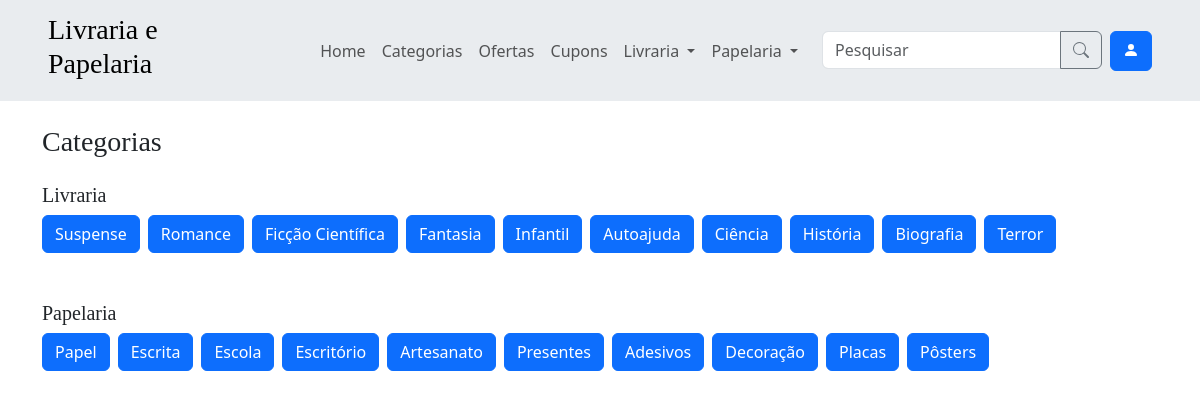
Page /categorias/ on the committed database.
### app/models.py (models this page shows, shortened)
class Categoria(models.Model):
    class TipoChoices(models.TextChoices):
        LIVRARIA = 'LIVRARIA', 'Livraria'
        PAPELARIA = 'PAPELARIA', 'Papelaria'
    nome = models.CharField(max_length=50)
    produtos = models.ManyToManyField(Produto)
    tipo = models.CharField(
        max_length=15,
        choices=TipoChoices.choices,
        null=True,
    )
    class Meta:
        verbose_name = verbose_name_plural = 'Categoria'

### app/views.py (the view)
# urls.py: path('categorias/', views.categorias, name='categorias'),
@user_passes_test(usuario_comum)
def categorias(request):
    return render(request, 'categorias.html')

### app/context_processors.py (called while the page is built)
def categorias_processor(request):
    categorias = Categoria.objects.all()
    categorias_livraria = categorias.filter(tipo='Livraria')
    categorias_papelaria = categorias.filter(tipo='Papelaria')
    categorias = categorias[:10]
    return {
        'categorias': categorias,
        'categorias_livraria': categorias_livraria,
        'categorias_papelaria': categorias_papelaria
    }

### app/views.py (called while the page is built)
def usuario_comum(user):
    return not user.is_staff

### app/templates/categorias.html (shortened to what this page needs)
{% extends 'components/base.html' %}
{% block content %}
    {% include 'components/content_title.html' with title='Categorias' %}
    <h5>Livraria</h5>
    <div class="d-flex flex-wrap justify-content-space-between gap-2">
    {% for categoria in categorias_livraria %}
        <a class="btn btn-primary" href="{% url 'pesquisa' %}?Categoria={{ categoria.id }}" role="button">{{ categoria.nome }}</a>
    {% endfor %}
    </div>
    <h5 class="mt-5">Papelaria</h5>
    <div class="d-flex flex-wrap justify-content-space-between gap-2">
    {% for categoria in categorias_papelaria %}
        <a class="btn btn-primary" href="{% url 'pesquisa' %}?Categoria={{ categoria.id }}" role="button">{{ categoria.nome }}</a>
    {% endfor %}
    </div>
{% endblock %}

### app/templates/components/base.html (style rules this page uses)
h1, h2, h3, h4, h5, h6 { font-family: "Playfair Display", Georgia, "Times New Roman", serif; }

### rows in the picture
Categoria: nome "Suspense"
Categoria: nome "Romance"
Categoria: nome "Ficção Científica"
Categoria: nome "Fantasia"
Categoria: nome "Infantil"
Categoria: nome "Autoajuda"
Categoria: nome "Ciência"
Categoria: nome "História"
Categoria: nome "Biografia"
Categoria: nome "Terror"
Categoria: nome "Papel"
Categoria: nome "Escrita"
Categoria: nome "Escola"
Categoria: nome "Escritório"
Categoria: nome "Artesanato"
Categoria: nome "Presentes"
Categoria: nome "Adesivos"
Categoria: nome "Decoração"
Categoria: nome "Placas"
Categoria: nome "Pôsters"

### other values in the picture
{{ title }} "Categorias"
